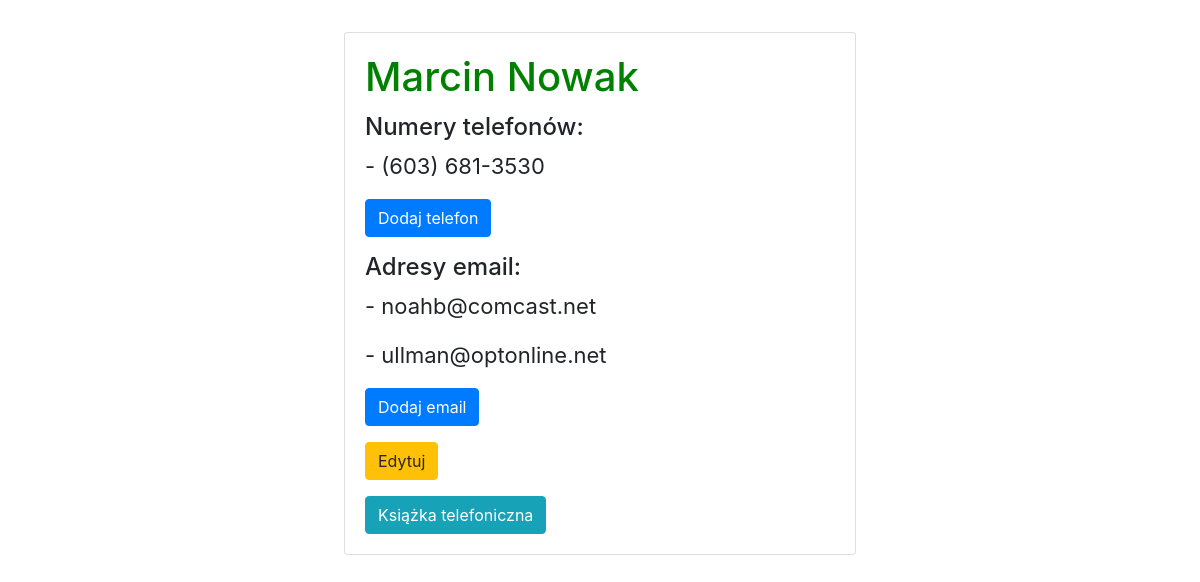
/detail/1, run on the app's committed database.
### phone_book_app/models.py (models this page shows)
class Osoba(models.Model):
    imie = models.CharField(max_length=50)
    nazwisko = models.CharField(max_length=50)
    def __str__(self):
        return f"{self.imie} {self.nazwisko}"

class Telefon(models.Model):
    osoba = models.ForeignKey(Osoba, editable=False, on_delete=models.CASCADE, null=True)
    telefon = models.CharField(max_length=50)
    def __str__(self):
        return f"{self.telefon}"

class Email(models.Model):
    osoba = models.ForeignKey(Osoba, editable=False, on_delete=models.CASCADE, null=True)
    email = models.EmailField()
    def __str__(self):
        return f"{self.email}"

### phone_book_app/views.py (the view)
# urls.py: path('detail/<int:id>', views.detail, name="detail"),
def detail(request, id):
    person = get_object_or_404(Osoba, pk=id)
    phones_list = Telefon.objects.filter(osoba=person)
    emails_list = Email.objects.filter(osoba=person)
    return render(request, 'detail.html', {'person': person, 'phones_list': phones_list, 'emails_list': emails_list})

### templates/detail.html (shortened to what this page needs)
{% extends 'base.html' %}
{% block body %}
    <div class="card" style="width: 32rem;">
      <div class="card-body">
        <h1 class="card-title">{{ person }}</h1>
          <h4>Numery telefonów:</h4>
          {% if phones_list.all %}
          {% for number in phones_list%}
          <p>- {{ number }}</p>
          {% endfor %}
          {% else %}
          <p>-brak numerów-</p>
          {% endif %}
          <p><a href="{% url 'new_phone' person.id %}" class="btn btn-primary">Dodaj telefon</a></p>
          <h4>Adresy email:</h4>
          {% if emails_list.all %}
          {% for adress in emails_list%}
          <p>- {{ adress }}</p>
          {% endfor %}
          {% else %}
          <p>-brak adresów email-</p>
          {% endif %}
          <p><a href="{% url 'new_email' person.id %}" class="btn btn-primary">Dodaj email</a></p>
          <p>
              <a href="{% url 'edit' person.id %}" class="btn btn-warning">Edytuj</a>
          </p>
          <a href="{% url 'phone_book' %}" class="btn btn-info">Książka telefoniczna</a>
      </div>
    </div>
{% endblock %}

### static/styles.css (style rules this page uses)
h1 { color: green; }
body { padding: 2rem; }
.card { margin-left: auto; margin-right: auto; }
p { font-size: 22px; }

### data on the page
Osoba: imie+nazwisko "Marcin Nowak"
Telefon: telefon "(603) 681-3530"
Email: email "noahb@comcast.net"
Email: email "ullman@optonline.net"
